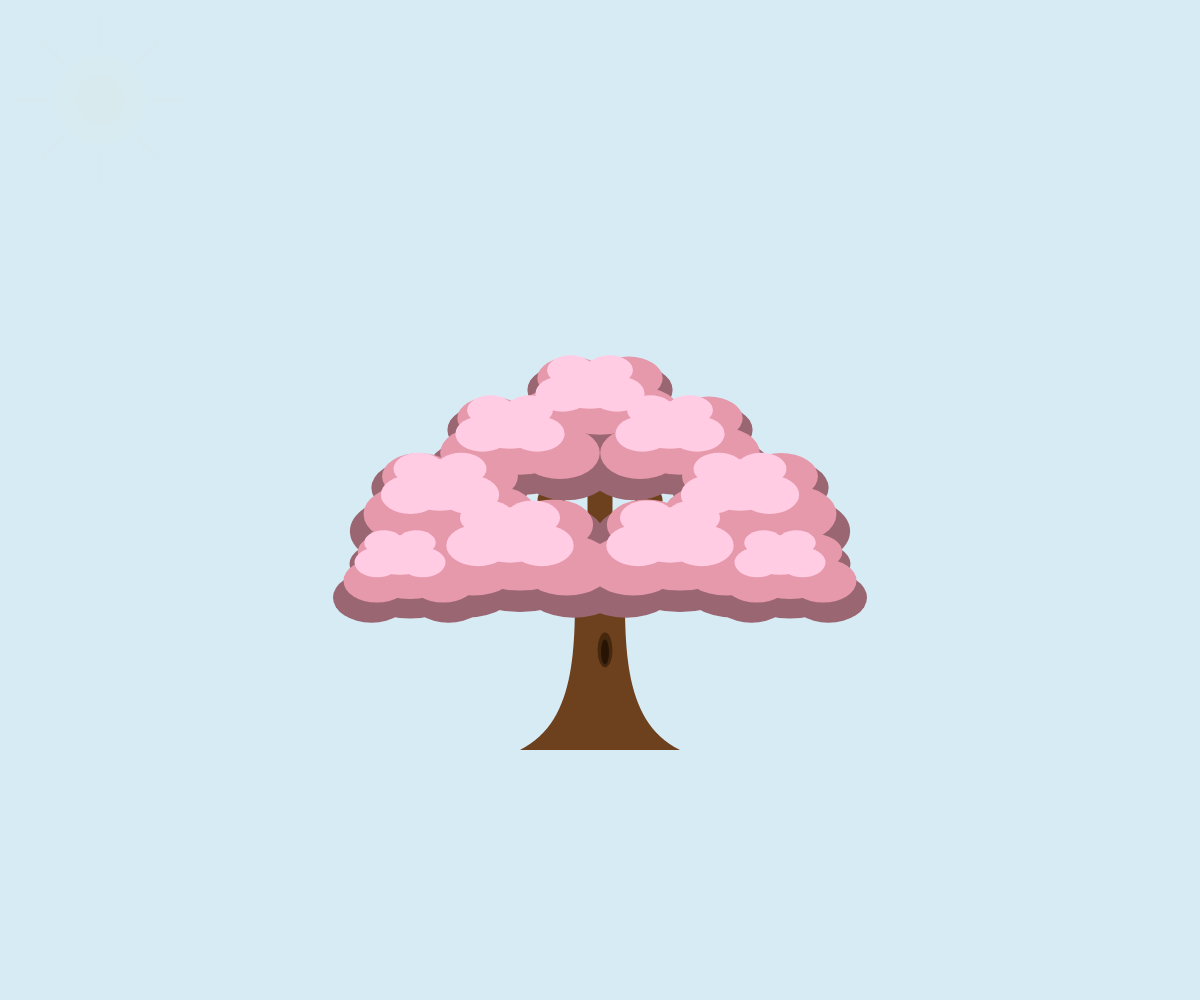
Frame 1 (no input)
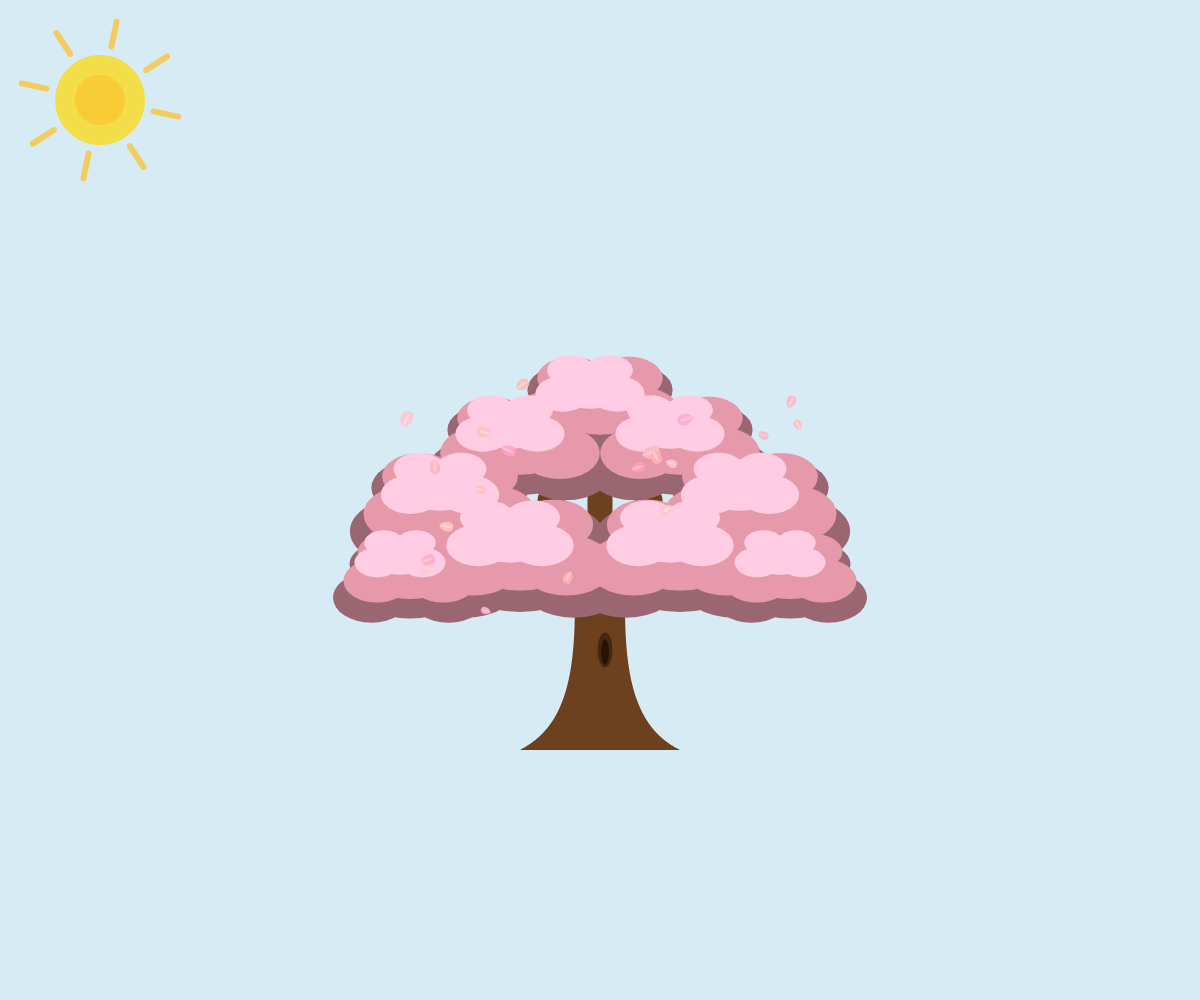
Frame 60 (no input)
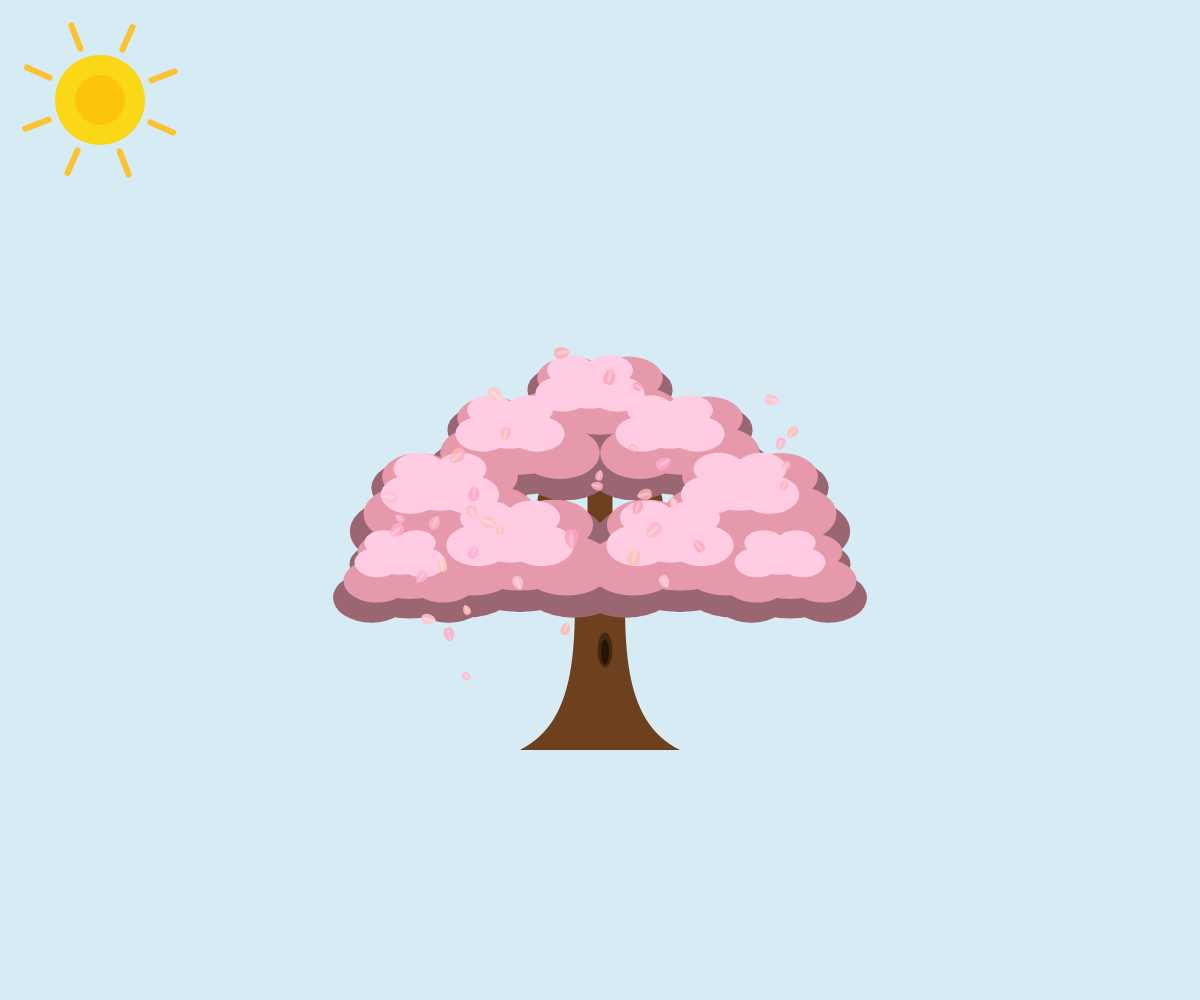
Frame 120 (the mouse pressed at the canvas centre since frame 60)

The p5.js sketch that drew these frames (run headless with seeded random() and noise() and a simulated clock; from frame 60 on, the mouse is pressed at the canvas centre):

// p5.js sketch
// ── sketch.js
//p5.js 期末作品：不可互動 四季之樹 

// === 變數宣告 ===

// 季節與計時控制系統
let season = 0;                     // 目前季節：0:春, 1:夏, 2:秋, 3:冬
let timer = 0;                      // 季節計時器
let seasonDuration = 600;           // 單一季節持續的總幀數

// 季節播放序列與防呆機制
let seasonSequence = [0, 1, 2, 3]; // 第一輪固定序列：春、夏、秋、冬
let sequenceIndex = 0;             // 目前播放到清單中的索引位置

// 色彩轉換與漸變控制
let bgColors = [];                  // 儲存四季背景顏色的陣列
let treeColors = [];                // 儲存四季樹顏色的陣列
let currentBgColor;                 // 背景顏色
let currentTreeColor;               // 樹冠顏色
let startBgColor;                   // 換季起點背景顏色
let startTreeColor;                 // 換季起點樹冠顏色

// 四季環境景物與動態粒子
let leafClusters = [];              // 大樹葉片叢數據陣列
let particles = [];                 // 飄落的天氣粒子陣列
let snowflakeGraphic;               // 雪花圖形

// 四季場景元件漸變控制
let sunOpacity = 0;                 // 春天太陽
let chimeOpacity = 0;               // 夏天風鈴
let lanternOpacity = 0;             // 秋天燈籠
let winterElementsOpacity = 0;      // 冬天雪人與聖誕樹

// 獨立生物類別動態陣列 
let butterflies = [];               // 春天蝴蝶
let fireflies = [];                 // 夏天螢火蟲
let birds = [];                     // 秋天飛鳥


// === 初始設定 ===
function setup() {
  createCanvas(windowWidth, windowHeight); // 設定為全螢幕畫布
  angleMode(DEGREES);
  noStroke();
  
  // 儲存四季背景顏色數據
  bgColors = [
    color(215, 235, 245), // 春
    color(255, 248, 205), // 夏
    color(255, 225, 190), // 秋
    color(35, 45, 75)      // 冬
  ];
  
  // 儲存四季樹冠葉片不透明度與顏色數據
  treeColors = [
    color(255, 170, 190, 255), // 春
    color(60, 160, 50, 255),   // 夏
    color(210, 70, 20, 255),   // 秋
    color(245, 250, 255, 240)  // 冬
  ];

  // 初始化當前季節的背景與大樹顏色
  currentBgColor = bgColors[season];
  currentTreeColor = treeColors[season];

  // 隨機計算並產生100個大樹葉片叢的座標與尺寸
  for(let i = 0; i < 100; i++) {
    let angle = random(360);
    let r = random(0, 120); 
    let cx = width/2 + cos(angle) * r * 1.3;
    let cy = height/2 - 80 + sin(angle) * r * 0.9;
    let cSize = random(40, 90);
    leafClusters.push({x: cx, y: cy, size: cSize});
  }

  // 冬天：六角雪花
  snowflakeGraphic = createGraphics(40, 40);
  snowflakeGraphic.angleMode(DEGREES);
  snowflakeGraphic.translate(20, 20); 
  snowflakeGraphic.stroke(255); 
  snowflakeGraphic.strokeWeight(1.5);
  snowflakeGraphic.strokeCap(ROUND);
  let s = 12; 
  for (let i = 0; i < 6; i++) {
    snowflakeGraphic.line(0, 0, 0, -s);
    snowflakeGraphic.line(0, -s*0.4, s*0.3, -s*0.7);
    snowflakeGraphic.line(0, -s*0.4, -s*0.3, -s*0.7);
    snowflakeGraphic.rotate(60);
  }
}

// 主繪圖迴圈
function draw() {
  timer++;

  // 換季：第一輪春夏秋冬 之後隨機打亂
  if (timer > seasonDuration) {
    sequenceIndex++; // 下一個季節
    
    // 當這一輪的 4 個季節都播放完畢時
    if (sequenceIndex >= 4) {
      let lastSeason = seasonSequence[3]; // 先記錄上一輪結束時的最後一個季節
      
      // 使用 p5.js 內建的 shuffle 把 [0, 1, 2, 3] 隨機打亂
      seasonSequence = shuffle([0, 1, 2, 3]);
      
      // 避免連續出現兩個一模一樣的季節
      while (seasonSequence[0] === lastSeason) {
        seasonSequence = shuffle([0, 1, 2, 3]);
      }
      
      sequenceIndex = 0; // 重置播放 開始新的一輪
    }
    
    season = seasonSequence[sequenceIndex]; // 正式切換季節
    timer = 0; // 計時器歸零

    // 記錄換季瞬間的畫面顏色，作為新季節漸變的起始顏色
    startBgColor = currentBgColor;
    startTreeColor = currentTreeColor;
  }

  // 初始安全設定：確保第一輪剛按下 Play 時有正確的起點
  if (!startBgColor) {
    startBgColor = currentBgColor;
    startTreeColor = currentTreeColor;
  }

  // 時間漸變
  let transitionFrames = 150; //淡淡暈染過去
  let amt = constrain(timer / transitionFrames, 0, 1); // 算出 0.0 到 1.0 的百分比進度
  
  currentBgColor = lerpColor(startBgColor, bgColors[season], amt);
  currentTreeColor = lerpColor(startTreeColor, treeColors[season], amt);

  background(currentBgColor);
  
//利用季節變數去控制不透明度變數
  // === 春天太陽 ===
  if (season === 0) sunOpacity = lerp(sunOpacity, 255, 0.02);
  else sunOpacity = lerp(sunOpacity, 0, 0.05);
  if (sunOpacity > 1) drawSun(sunOpacity);

  // === 夏天風鈴 ===
  if (season === 1) chimeOpacity = lerp(chimeOpacity, 255, 0.02);
  else chimeOpacity = lerp(chimeOpacity, 0, 0.05);
  if (chimeOpacity > 1) drawWindChime(chimeOpacity);

  // === 秋天燈籠 ===
  if (season === 2) lanternOpacity = lerp(lanternOpacity, 255, 0.02);
  else lanternOpacity = lerp(lanternOpacity, 0, 0.05);
  if (lanternOpacity > 1) drawLantern(lanternOpacity);

  // === 冬天雪人與聖誕樹 ===
  if (season === 3) winterElementsOpacity = lerp(winterElementsOpacity, 255, 0.02);
  else winterElementsOpacity = lerp(winterElementsOpacity, 0, 0.05);
  
  if (winterElementsOpacity > 1) {
    drawChristmasTree(winterElementsOpacity, 0.7); // 左下角聖誕樹
    drawSnowman(winterElementsOpacity, 0.7);       // 右下角雪人
  }

  // === 畫大樹 ===
  drawTree();

  // === 春天蝴蝶 ===
  if (season === 0 && timer > 200 && timer % 60 === 0 && butterflies.length < 6) {
    butterflies.push(new Butterfly());
  }
  updateArray(butterflies);

  // === 夏天螢火蟲 ===
  if (season === 1 && timer > 200 && timer % 60 === 0 && fireflies.length < 6) {
    fireflies.push(new Firefly());
  }
  updateArray(fireflies);

  // === 秋天飛鳥 ===
  if (season === 2 && timer > 150 && timer % 35 === 0 && birds.length < 6) {
    birds.push(new Bird());
  }
  updateArray(birds);
  
  // === 產生四季天氣粒子 ===
  if (frameCount % 3 === 0) particles.push(new Particle(season));
  updateArray(particles);
}

// 陣列記憶體管理：清除死掉的物件
function updateArray(arr) {
  for (let i = arr.length - 1; i >= 0; i--) { //倒序迴圈
    let obj = arr[i];
    obj.update(season);
    obj.display();
    if (obj.isDead()) arr.splice(i, 1);
  }
}

// === 春天太陽 ===
function drawSun(alpha) {
  push();//開啟一個獨立的虛擬圖層
  translate(100, 100); 
  rotate(frameCount * 0.2); 

  //8 道太陽光芒
  stroke(255, 190, 30, alpha); 
  strokeWeight(6);
  strokeCap(ROUND); 
  
  for (let i = 0; i < 8; i++) {
    push();
    rotate(i * 45); 
    line(55, 0, 80, 0); 
    pop();
  }
  //太陽的雙心主體
  noStroke();
  fill(255, 215, 0, alpha); 
  circle(0, 0, 90);
  fill(255, 160, 0, alpha * 0.4); 
  circle(0, 0, 50);
  pop();
}

// === 夏天風鈴 ===
function drawWindChime(alpha) {
  push();
  translate(120, 0); 

  // 使用正弦函數計算風鈴隨時間左右擺動的動態角度
  let mainSwing = sin(frameCount * 2) * 8; 
  rotate(mainSwing);
  
  // 風鈴最上方的懸掛吊線
  stroke(20, alpha); 
  strokeWeight(2);
  line(0, 0, 0, 80);

  // 風鈴的半透明湖水藍玻璃罩主體
  fill(135, 206, 235, alpha * 0.9); 
  stroke(20, alpha); 
  strokeWeight(2.5);
  arc(0, 80, 70, 70, 180, 360, CHORD);

  // 玻璃罩上的白色反光幾何弧線線條
  noFill();
  stroke(255, alpha * 0.95);
  strokeWeight(3);
  strokeCap(ROUND);
  arc(0, 80, 50, 50, 280, 340); 
  strokeWeight(4);
  point(20, 65); 

  push();
  translate(0, 80); 

  // 連接內部風鈴撞針與下方短冊紙片的中央吊線
  stroke(20, alpha);
  strokeWeight(2);
  line(0, 0, 0, 20);

  // 繪製下方長方形短冊紙片的淺色實心底盤
  fill(250, 250, 245, alpha);
  stroke(20, alpha);
  strokeWeight(2.5);
  rect(-15, 20, 30, 75, 2); 

  // 使用自訂頂點圖形渲染短冊紙片下半部的藍色波浪狀漸層塊
  noStroke();
  fill(135, 206, 235, alpha); 
  beginShape();
  vertex(-14, 75);
  bezierVertex(-5, 70, 5, 80, 14, 75); 
  vertex(14, 94); 
  vertex(-14, 94); 
  endShape(CLOSE);

  // 為紙片內部的藍色波浪加上一條細緻的白色幾何分界線
  noFill();
  stroke(255, alpha);
  strokeWeight(2);
  beginShape();
  vertex(-14, 72);
  bezierVertex(-5, 67, 5, 77, 14, 72);
  endShape();

  // 重新疊加短冊紙片的外框線以確保圖層覆蓋正確
  noFill();
  stroke(20, alpha);
  strokeWeight(2.5);
  rect(-15, 20, 30, 75, 2);

  pop();
  pop();
}



// 秋天燈籠
function drawLantern(alpha) {
  push();
  translate(120, 0); 
  let swing = sin(frameCount * 2) * 5; 
  rotate(swing);

  // 繪製燈籠頂部的懸掛吊線
  stroke(20, alpha); 
  strokeWeight(2);
  line(0, 0, 0, 30);
  translate(0, 30);

  // 繪製燈籠背景的光暈效果
  noStroke();
  fill(255, 150, 50, alpha * 0.3); 
  circle(0, 35, 100);

  // 繪製燈籠紅色的實心橢圓主體
  fill(220, 60, 40, alpha * 0.95);
  stroke(20, alpha);
  strokeWeight(2);
  ellipse(0, 35, 60, 70);

  // 繪製燈籠主體內部的骨架弧線與中心不透明縱線
  noFill();
  stroke(180, 40, 20, alpha);
  strokeWeight(1.5);
  arc(0, 35, 25, 70, -90, 90);
  arc(0, 35, 25, 70, 90, 270);
  line(0, 0, 0, 70);

  // 繪製燈籠上緣與下緣的黑色蓋帽結構
  fill(40, alpha);
  noStroke();
  rect(-15, -3, 30, 6, 2); 
  rect(-15, 67, 30, 6, 2); 

  // 繪製燈籠底部的紅色裝飾流蘇線條
  stroke(220, 60, 40, alpha);
  strokeWeight(2);
  line(0, 73, 0, 95);
  line(-4, 73, -6, 92);
  line(4, 73, 6, 92);
  pop();
}

// 冬天聖誕樹
function drawChristmasTree(alpha, sizeScale) {
  push();
  translate(width * 0.2, height * 0.95); 
  scale(sizeScale);
  
  // 繪製聖誕樹木質樹幹
  fill(101, 67, 33, alpha); 
  rect(-15, -40, 30, 40);

  // 使用三個三角形疊加繪製出針葉樹冠層次
  fill(34, 139, 34, alpha); 
  triangle(-60, -40, 60, -40, 0, -110);
  triangle(-50, -80, 50, -80, 0, -140);
  triangle(-40, -110, 40, -110, 0, -160);

  // 繪製樹頂旋轉的金色五角星
  fill(255, 215, 0, alpha); 
  push();
  translate(0, -165);
  rotate(frameCount); 
  star(0, 0, 8, 16, 5); 
  pop();

  // 定義聖誕裝飾燈的色彩序列
  let colors = [
    color(255, 0, 0, alpha), 
    color(0, 0, 255, alpha), 
    color(255, 255, 0, alpha), 
    color(255, 105, 180, alpha) 
  ];
  
  // 聖誕裝飾燈的相對座標分佈數據
  let lightPos = [
    {x: -20, y: -50}, {x: 20, y: -60}, {x: 0, y: -90},
    {x: -30, y: -70}, {x: 30, y: -80}, {x: 10, y: -120},
    {x: -15, y: -130}
  ];

  // 透過正弦函數與映射機制實現裝飾燈的動態閃爍效果
  for (let i = 0; i < lightPos.length; i++) {
    let blink = map(sin(frameCount * 5 + i * 20), -1, 1, 100, 255);
    let c = colors[i % colors.length];
    c.setAlpha(blink * (alpha / 255)); 
    fill(c);
    circle(lightPos[i].x, lightPos[i].y, 10);
  }

  pop();
}

// 幾何星形繪製工具函式
function star(x, y, radius1, radius2, npoints) {
  let angle = 360 / npoints;
  let halfAngle = angle / 2.0;
  beginShape();
  for (let a = 0; a < 360; a += angle) {
    let sx = x + cos(a) * radius2;
    let sy = y + sin(a) * radius2;
    vertex(sx, sy);
    sx = x + cos(a + halfAngle) * radius1;
    sy = y + sin(a + halfAngle) * radius1;
    vertex(sx, sy);
  }
  endShape(CLOSE);
}

// 冬天雪人
function drawSnowman(alpha, sizeScale) {
  push();
  translate(width * 0.8, height * 0.95); 
  scale(sizeScale);
  noStroke();

  // 繪製雪人底部的半透明環境陰影
  fill(0, 0, 0, alpha * 0.2);
  ellipse(0, 10, 90, 20);

  // 使用三個圓形垂直疊加繪製出雪人的下身、中身與頭部
  fill(255, 255, 255, alpha);
  circle(0, -30, 80); 
  circle(0, -80, 60); 
  circle(0, -125, 45); 

  // 繪製眼睛細節
  fill(0, alpha);
  circle(-10, -130, 6);
  circle(10, -130, 6);

  // 繪製橘色三角形胡蘿蔔鼻子
  fill(255, 165, 0, alpha);
  triangle(0, -125, 0, -118, 20, -120);

  // 繪製衣服鈕扣細節
  fill(0, alpha);
  circle(0, -90, 6);
  circle(0, -75, 6);
  circle(0, -60, 6);

  // 繪製雪人的深色高帽與紅色緞帶裝飾
  fill(40, alpha);
  rect(-25, -150, 50, 5); 
  rect(-15, -180, 30, 30); 
  fill(220, 20, 60, alpha); 
  rect(-15, -155, 30, 5);

  // 繪製木枝樹幹造型的雙手線條
  stroke(101, 67, 33, alpha);
  strokeWeight(3);
  line(-25, -80, -50, -100); 
  line(-40, -92, -45, -80);  
  
  line(25, -80, 50, -100);  
  line(40, -92, 45, -80);   
  noStroke();

  pop();
}

// 大樹與樹冠
function drawTree() {
  push();
  translate(width / 2, height / 2 + 100); 

  let trunkColor = color(110, 65, 30); 
  stroke(trunkColor);
  strokeJoin(ROUND);
  strokeCap(ROUND);
  
  // 繪製主幹分叉與上方次級枝幹的骨架粗線條
  strokeWeight(25);
  line(0, -20, -50, -100);
  line(0, -20, 50, -100);
  line(0, -30, 0, -130);
  
  strokeWeight(12);
  line(-30, -70, -110, -100);
  line(-40, -90, -70, -150);
  line(30, -70, 110, -100);
  line(40, -90, 70, -150);

  // 貝茲曲線繪製向下延伸的厚實樹根與大樹主幹基底
  noStroke();
  fill(trunkColor);
  beginShape();
  vertex(-80, 150);
  bezierVertex(-20, 120, -25, 40, -25, -40);
  vertex(25, -40);
  bezierVertex(25, 40, 20, 120, 80, 150);
  endShape(CLOSE);

  // 樹洞
  fill(70, 40, 15);
  ellipse(5, 50, 15, 35);
  fill(40, 20, 5);
  ellipse(5, 52, 8, 25);

  // 當前樹冠季節色彩的 RGB 數據
  let r = red(currentTreeColor);
  let g = green(currentTreeColor);
  let b = blue(currentTreeColor);
  let a = alpha(currentTreeColor);

  // 動態展縮機制：根據色彩藍色通道數值計算樹冠在不同季節的垂直扁平率
  noStroke();
  let dynamicFlatten = map(b, 50, 255, 1.0, 0.65, true); 

  // 分三層（暗調背景層、中間調主體層、高光前景層）疊加渲染大樹樹冠葉片群
  fill(r * 0.6, g * 0.6, b * 0.6, a);
  drawLeafClusters(1.1, 15, 0, dynamicFlatten); 
  fill(r * 0.9, g * 0.9, b * 0.9, a);
  drawLeafClusters(0.95, 0, 0, dynamicFlatten);
  fill(r * 1.2, g * 1.2, b * 1.2, a);
  drawLeafClusters(0.65, -15, -10, dynamicFlatten);

  pop();
}

// 樹冠葉片群組批量渲染工具函式
function drawLeafClusters(scaleFactor, offsetY, offsetX, flattenY) {
  // 定義 9 個核心葉片叢群組的相對分佈位置與基準半徑數據
  let clumps = [
    {x: 0, y: -200, r: 120}, {x: -80, y: -160, r: 120}, {x: 80, y: -160, r: 120},
    {x: -150, y: -100, r: 130}, {x: 150, y: -100, r: 130}, {x: -190, y: -30, r: 100},
    {x: 190, y: -30, r: 100}, {x: -80, y: -50, r: 140}, {x: 80, y: -50, r: 140}
  ];

  // 迭代繪製每個葉片叢，並套用動態縮放與扁平率幾何轉換
  for (let c of clumps) {
    let cx = c.x + offsetX;
    let cy = c.y + offsetY;
    let cr = c.r * scaleFactor;
    
    push();
    translate(cx, cy);
    scale(1.0, flattenY); 
    
    ellipse(0, 0, cr, cr * 0.8);
    ellipse(-cr * 0.35, cr * 0.15, cr * 0.7, cr * 0.6);
    ellipse(cr * 0.35, cr * 0.15, cr * 0.7, cr * 0.6);
    ellipse(-cr * 0.25, -cr * 0.25, cr * 0.6, cr * 0.5);
    ellipse(cr * 0.25, -cr * 0.25, cr * 0.6, cr * 0.5);
    pop();
  }
}

// 當瀏覽器視窗大小改變時，自動調整畫布尺寸
function windowResized() {
  resizeCanvas(windowWidth, windowHeight);
}

// 春天：櫻花瓣 / 夏天：綠葉 / 秋天：紅楓葉 / 冬天：六角雪花 
// 粒子類別 
class Particle {
  constructor(currentSeason) {
    this.season = currentSeason;
    this.x = random(width/2 - 200, width/2 + 200);
    this.y = random(height/2 - 150, height/2 + 50);
    this.size = random(4, 9);
    this.angle = random(360);
    this.noiseOffset = random(1000); 
    
    if (this.season === 0) { // 春天：櫻花瓣
      this.color = color(255, random(160, 200), random(180, 210));
      this.opacity = 220; 
      this.speedY = random(0.6, 1.4);
      this.rotSpeed = random(-1.5, 1.5);
    } else if (this.season === 1) { // 夏天：綠葉
      this.color = color(100, 220, 50); 
      this.opacity = 255;
      this.speedY = random(0.6, 1.4);  
      this.rotSpeed = random(-1.2, 1.2);
      this.size = random(3, 6);      
    } else if (this.season === 2) { // 秋天：紅楓葉
      this.color = color(random(180, 255), random(50, 140), 20);
      this.opacity = 220;
      this.speedY = random(0.8, 1.8);
      this.rotSpeed = random(-2.0, 2.0); 
    } else if (this.season === 3) { // 冬天：六角雪花
      this.color = color(240, 250, 255);
      this.opacity = random(150, 255);
      this.speedY = random(0.3, 0.7); 
      this.rotSpeed = random(-0.6, 0.6);  
      this.size = random(4, 9);
    }
  }

update() {
    this.y += this.speedY;// 粒子依據垂直速度向下移動
    
    // 利用柏林雜訊與映射機制計算出隨機且平滑的水平風向力數據
    let wind = map(noise(this.noiseOffset + frameCount * 0.01), 0, 1, -1.0, 1.0);
    this.x += wind;
    this.angle += this.rotSpeed;// 粒子依據自轉速度旋轉角度
    
    // 若當前季節已切換，則非當季的殘留粒子開始遞減不透明度至淡出
    if (this.season !== season) this.opacity -= 4; 
  }

  display() {
    // 若粒子已完全透明則直接中斷渲染以優化效能
    if (this.opacity <= 0) return; 

    push();
    // 執行空間轉換，將原點移至粒子當前座標並套用旋轉角度
    translate(this.x, this.y);
    rotate(this.angle);
    noStroke();
    
    // 提取粒子顏色特徵並融合當前不透明度數據
    let r = red(this.color);
    let g = green(this.color);
    let b = blue(this.color);
    let finalColor = color(r, g, b, this.opacity);
    
    if (this.season === 0) {
      // 春天：繪製雙層櫻花瓣幾何圖形
      fill(finalColor);
      let w = this.size * 1.2;
      let h = this.size * 2.5;
      beginShape();
      vertex(0, h/2);
      bezierVertex(-w, h/4, -w*0.8, -h/2, 0, -h/2 * 0.8);
      bezierVertex(w*0.8, -h/2, w, h/4, 0, h/2);
      endShape(CLOSE);
      
      // 繪製花瓣中央的白色高光層次
      let highlightAlpha = map(this.opacity, 0, 255, 0, 90);
      fill(255, 255, 255, highlightAlpha);
      beginShape();
      vertex(0, h/2);
      bezierVertex(-w*0.3, h/4, -w*0.2, -h/4, 0, -h/2 * 0.6);
      bezierVertex(w*0.2, -h/4, w*0.3, h/4, 0, h/2);
      endShape(CLOSE);
    } else if (this.season === 1) {
      // 夏天：利用貝茲曲線組合繪製小綠葉對生葉片
      let s = this.size * 0.05; 
      scale(s);
      let lightGreen = color(140, 220, 30, this.opacity);
      let darkGreen = color(50, 150, 20, this.opacity);

      push(); 
      rotate(-15); 
      fill(lightGreen); 
      beginShape(); 
      vertex(0, 0); 
      bezierVertex(-25, -15, -30, -40, 0, -60); 
      vertex(0, 0); 
      endShape(CLOSE); 
      fill(darkGreen); 
      beginShape(); 
      vertex(0, 0); 
      bezierVertex(20, -15, 20, -40, 0, -60); 
      vertex(0, 0); 
      endShape(CLOSE); 
      pop();
      
      push(); 
      translate(5, -5); 
      rotate(35); 
      scale(0.75); 
      fill(lightGreen); 
      beginShape(); 
      vertex(0, 0); 
      bezierVertex(-25, -15, -30, -40, 0, -60); 
      vertex(0, 0); 
      endShape(CLOSE); 
      fill(darkGreen); 
      beginShape(); 
      vertex(0, 0); 
      bezierVertex(20, -15, 20, -40, 0, -60); 
      vertex(0, 0); 
      endShape(CLOSE); 
      pop();
    } else if (this.season === 2) {
      // 秋天：利用多頂點幾何連續線段繪製紅楓葉外型
      fill(finalColor);
      let s = this.size * 1.3; 
      beginShape(); 
      vertex(0, -s); 
      vertex(s*0.2, -s*0.3); 
      vertex(s*0.8, -s*0.6); 
      vertex(s*0.4, -s*0.1); 
      vertex(s*0.7, s*0.4); 
      vertex(s*0.15, s*0.3); 
      vertex(s*0.05, s*0.8); 
      vertex(-s*0.05, s*0.8); 
      vertex(-s*0.15, s*0.3); 
      vertex(-s*0.7, s*0.4); 
      vertex(-s*0.4, -s*0.1); 
      vertex(-s*0.8, -s*0.6); 
      vertex(-s*0.2, -s*0.3); 
      endShape(CLOSE);
    } else if (this.season === 3) {
      // 冬天：調用畫布快取印章，渲染六角雪花圖形
      imageMode(CENTER);
      drawingContext.globalAlpha = this.opacity / 255.0; 
      image(snowflakeGraphic, 0, 0, this.size * 3, this.size * 3);
      drawingContext.globalAlpha = 1.0; 
    }
    pop();
  }

  isDead() {
    // 判定條件一：若粒子已完全透明則判定死亡
    if (this.opacity <= 0) return true; 
    
    // 判定條件二：若粒子垂直高度已超出畫布下緣則判定死亡
    return this.y > height + 20; 
  }
}

// 春天：蝴蝶類別
class Butterfly {
  constructor() {
    // 隨機初始化蝴蝶的出生座標
    this.x = random(50, width - 50);
    this.y = random(height * 0.1, height * 0.8);
    
    // 初始化柏林雜訊的時間軸偏移量，用來計算隨機飛行軌跡
    this.noiseOffsetX = random(1000);
    this.noiseOffsetY = random(2000);
    this.size = random(6, 10); 
    
    // 定義多組雙色調調色盤數據，供蝴蝶隨機抽選
    let palettes = [
      { top: color(255, 127, 80), bot: color(255, 69, 0) }, 
      { top: color(255, 235, 59), bot: color(255, 193, 7) }, 
      { top: color(135, 206, 250), bot: color(65, 105, 225) }, 
      { top: color(200, 162, 200), bot: color(255, 105, 180) }, 
      { top: color(152, 251, 152), bot: color(72, 209, 204) }, 
      { top: color(192, 192, 192), bot: color(105, 105, 105) } 
    ];
    let choice = random(palettes);
    this.colorTop = choice.top;
    this.colorBot = choice.bot;
    this.opacity = 0; 
  }

  update(currentSeason) {
    // 利用柏林雜訊與映射機制，計算出平滑的水平與垂直位移量
    let moveX = map(noise(this.noiseOffsetX + frameCount * 0.01), 0, 1, -2, 2);
    let moveY = map(noise(this.noiseOffsetY + frameCount * 0.01), 0, 1, -1, 1);

    // 邊界回彈機制：當蝴蝶接近畫布邊緣時，施加反向推力防止移出畫面
    let margin = 40;
    if (this.x < margin) moveX += map(this.x, margin, 0, 0, 3);
    if (this.x > width - margin) moveX -= map(this.x, width - margin, width, 0, 3);
    if (this.y < margin) moveY += map(this.y, margin, 0, 0, 2);
    if (this.y > height - margin) moveY -= map(this.y, height - margin, height, 0, 2);

    // 更新位置座標
    this.x += moveX;
    this.y += moveY;

    // 將座標強制限縮在畫布安全範圍之內
    this.x = constrain(this.x, 5, width - 5);
    this.y = constrain(this.y, 5, height - 5);

    // 依據季節狀態控制蝴蝶的不透明度（春季淡入，非春季快速淡出）
    if (currentSeason === 0) {
      if (this.opacity < 200) this.opacity += 5; 
    } else {
      this.opacity -= 10;
    }
  }

  display() {
    // 若不透明度歸零則中斷渲染以優化程式效能
    if (this.opacity <= 0) return;

    push();
    // 移動原點至蝴蝶座標，並利用正弦函數產生微幅的身軀搖擺動態
    translate(this.x, this.y);
    rotate(sin(frameCount * 2) * 10);
    
    // 繪製蝴蝶的觸角與頭部線條
    stroke(80, 50, 20, this.opacity); 
    strokeWeight(1.5);
    noFill();
    line(0, -this.size * 0.5, -this.size * 0.4, -this.size * 1.2);
    fill(80, 50, 20, this.opacity);
    ellipse(-this.size * 0.4, -this.size * 1.2, this.size * 0.2); 
    line(0, -this.size * 0.5, this.size * 0.4, -this.size * 1.2);
    ellipse(this.size * 0.4, -this.size * 1.2, this.size * 0.2);
    noStroke();
    
    // 利用正弦函數與縮放矩陣，實現翅膀拍打的視覺特效
    let flap = sin(frameCount * 15); 
    push();
    scale(flap, 1); 
    
    // 繪製上層翅膀主體
    fill(red(this.colorTop), green(this.colorTop), blue(this.colorTop), this.opacity);
    push(); translate(-this.size * 0.2, 0); rotate(-30); ellipse(-this.size * 0.8, -this.size * 0.5, this.size * 2.2, this.size * 2.5); pop();
    push(); translate(this.size * 0.2, 0); rotate(30); ellipse(this.size * 0.8, -this.size * 0.5, this.size * 2.2, this.size * 2.5); pop();
    
    // 繪製下層翅膀主體
    fill(red(this.colorBot), green(this.colorBot), blue(this.colorBot), this.opacity);
    push(); translate(-this.size * 0.1, 0); rotate(-10); ellipse(-this.size * 0.6, this.size * 0.6, this.size * 1.4, this.size * 1.6); pop();
    push(); translate(this.size * 0.1, 0); rotate(10); ellipse(this.size * 0.6, this.size * 0.6, this.size * 1.4, this.size * 1.6); pop();
    pop(); 
    
    // 繪製蝴蝶中央的深色複層身體結構
    fill(90, 60, 30, this.opacity);
    ellipse(0, 0, this.size * 0.4, this.size * 1.8);
    pop();
  }

  // 判定生命狀態，當淡出完成且非春季時銷毀物件
  isDead() { return this.opacity <= 0 && season !== 0; }
}

// 夏天：螢火蟲類別
class Firefly {
  constructor() {
    // 隨機空間初始化：將螢火蟲分佈於畫布中下方的夜空範圍
    this.x = random(50, width - 50);
    this.y = random(height * 0.4, height * 0.9); 
    
    // 初始化柏林雜訊參數，建立平滑非線性的動態飄移偏移量
    this.noiseOffsetX = random(3000);
    this.noiseOffsetY = random(4000);
    this.size = random(6, 9); 
    this.opacity = 0; 
  }

  update(currentSeason) {
    // 調用時序柏林雜訊與映射運算，計算出多維度的隨機平滑位移速度
    let moveX = map(noise(this.noiseOffsetX + frameCount * 0.005), 0, 1, -1.5, 1.5);
    let moveY = map(noise(this.noiseOffsetY + frameCount * 0.005), 0, 1, -1, 1);

    // 四周彈性邊界防禦：當物件逼近畫布邊緣時，產生漸進的反向修正推力
    let margin = 40;
    if (this.x < margin) moveX += map(this.x, margin, 0, 0, 2.5);
    if (this.x > width - margin) moveX -= map(this.x, width - margin, width, 0, 2.5);
    if (this.y < margin) moveY += map(this.y, margin, 0, 0, 2);
    if (this.y > height - margin) moveY -= map(this.y, height - margin, height, 0, 2);

    // 位移累加更新位置
    this.x += moveX;
    this.y += moveY;

    // 極限位置約束：將二維座標完全限定在畫布的安全可見範圍內
    this.x = constrain(this.x, 5, width - 5);
    this.y = constrain(this.y, 5, height - 5);

    // 依據季節狀態控制螢火蟲的不透明度（夏季淡入，非夏季快速淡出）
    if (currentSeason === 1) {
      if (this.opacity < 255) this.opacity += 5; 
    } else {
      this.opacity -= 10;
    }
  }

  display() {
    // 若物件不透明度歸零則中斷渲染流程以優化圖形效能
    if (this.opacity <= 0) return;

    push();
    // 轉移座標原點至當前幾何中心，並套用由正弦函數產生的身體懸停微幅擺動角度
    translate(this.x, this.y);
    rotate(sin(frameCount * 3) * 15);

    // 發光動態計算：利用正弦函數與不透明度約束疊加出週期性的腹部尾燈閃爍
    let glowAlpha = map(sin(frameCount * 8), -1, 1, 50, 180); 
    let finalGlow = min(glowAlpha, this.opacity); 
    
    noStroke();
    // 繪製外層發光暈塊
    fill(255, 255, 50, finalGlow * 0.4);
    circle(0, this.size * 1.5, this.size * 4);
    
    // 繪製內層核心高亮發光點
    fill(255, 220, 50, this.opacity);
    circle(0, this.size * 1.2, this.size * 1.8);

    // 繪製螢火蟲頭部觸角
    stroke(80, 40, 10, this.opacity);
    strokeWeight(1.5);
    line(-this.size * 0.2, -this.size * 1.2, -this.size * 0.4, -this.size * 1.8);
    line(this.size * 0.2, -this.size * 1.2, this.size * 0.4, -this.size * 1.8);

    noStroke();
    // 繪製頭部幾何色塊
    fill(120, 60, 20, this.opacity);
    circle(0, -this.size * 0.8, this.size * 1.2);
    
    // 繪製胸腔主體結構
    fill(150, 75, 25, this.opacity);
    ellipse(0, 0, this.size * 1.4, this.size * 1.8);
    
    // 繪製前翅硬殼幾何造型
    fill(230, 120, 20, this.opacity);
    beginShape(); 
    vertex(-this.size * 0.65, 0); 
    vertex(this.size * 0.65, 0); 
    vertex(this.size * 0.4, this.size * 0.8); 
    vertex(-this.size * 0.4, this.size * 0.8); 
    endShape(CLOSE);

    // 翅膀拍動幾何：使用高頻正弦函數與角度映射建立半透明雙翅擺動動畫
    let flapAngle = map(sin(frameCount * 25), -1, 1, 15, 60); 
    fill(173, 216, 230, this.opacity * 0.7); 
    push(); translate(-this.size * 0.3, -this.size * 0.2); rotate(-flapAngle); ellipse(-this.size, 0, this.size * 2.5, this.size * 1.8); pop();
    push(); translate(this.size * 0.3, -this.size * 0.2); rotate(flapAngle); ellipse(this.size, 0, this.size * 2.5, this.size * 1.8); pop();
    
    pop();
  }

  // 生命死角判定：當不透明度歸零且已結束夏季時，安全移除該物件數據
  isDead() { return this.opacity <= 0 && season !== 1; }
}

// 秋天:飛鳥類別
class Bird {
  constructor() {
    // 隨機初始化飛鳥在畫布中上空範圍的出生座標
    this.x = random(width * 0.2, width - 50); 
    this.y = random(50, height * 0.6); 
    this.noiseOffsetX = random(1000); 
    this.size = random(3.0, 5.0); 
    this.op = 0; 
    
    // 隨機決定飛鳥的初始水平飛行方向（1為向右，-1為向左）
    this.dir = random() > 0.5 ? 1 : -1; 
    
    // 設定飛鳥的水平滑翔飛行速度與微幅垂直初速度
    this.speedX = random(0.6, 2.0) * this.dir; 
    this.speedY = random(-0.2, 0.2); 
  }
  
  update(currentSeason) {
    // 疊加位移量更新二維位置座標
    this.x += this.speedX;
    this.y += this.speedY;
    
    // 利用正弦函數與時間軸相位差，計算出空氣浮力波盪的垂直微幅波動
    this.y += sin(frameCount * 3 + this.noiseOffsetX) * 0.3;

    // 視窗邊界回彈機制：當飛鳥觸及二維邊緣邊界時，水平方向或垂直方向反轉
    let margin = 30;
    if (this.x < margin || this.x > width - margin) {
      this.speedX *= -1; 
      this.dir *= -1;    
    }
    if (this.y < margin || this.y > height - margin) {
      this.speedY *= -1; 
    }

    // 將飛鳥座標強制限縮在畫布安全可見範圍內
    this.x = constrain(this.x, 15, width - 15);
    this.y = constrain(this.y, 15, height - 15);

    // 依據季節狀態控制飛鳥的不透明度（秋季淡入，非秋季快速淡出）
    if (currentSeason === 2) {
      if (this.op < 255) this.op += 5;
    } else {
      this.op -= 10;
    }
  }
  
  display() {
    // 若不透明度歸零則直接中斷渲染以優化效能
    if (this.op <= 0) return;
    
    push();
    // 轉移座標原點至飛鳥位置，並加上微幅波浪狀起伏動態
    translate(this.x, this.y);
    translate(0, sin(frameCount * 2 + this.noiseOffsetX) * 4);
    
    // 依據飛行方向與基準尺寸，套用矩陣縮放以實現圖形左右鏡像翻轉
    scale(-this.dir * this.size * 0.07, this.size * 0.07); 
    noStroke();
    // 鳥的顏色
    let softOp = this.op * 0.8; 
    let colorBody   = color(255, 250, 200, softOp); // 淡鵝黃 
    let colorBelly  = color(255, 230, 160, softOp); // 米黃 
    let colorCheek  = color(255, 200, 180, softOp); // 粉橘腮紅
    
    let colorWing   = color(240, 220, 150, this.op); // 黃色翅膀
    let colorAccent = color(255, 240, 200, this.op); // 米白裝飾線
    let colorDark   = color(140, 100, 60, this.op);  // 咖啡色細節

    // 1. 腳爪 
    stroke(colorDark);
    strokeWeight(1.8);
    strokeCap(ROUND);
    noFill();
    line(10, 45, 0, 70);
    line(0, 70, -10, 80);
    line(0, 70, 0, 85);
    line(0, 70, 10, 80);
    line(35, 38, 25, 60);
    line(25, 60, 15, 70);
    line(25, 60, 25, 75);
    line(25, 60, 35, 70);
    noStroke();

    // 2. 身體主體 
    fill(colorBody);
    beginShape();
    vertex(-40, -10); 
    bezierVertex(-40, -50, -10, -60, 10, -50); 
    bezierVertex(45, -40, 65, -20, 85, 10);    
    bezierVertex(95, 30, 80, 50, 60, 40);      
    bezierVertex(20, 65, -20, 50, -40, 20);    
    bezierVertex(-50, 10, -45, -5, -40, -10);  
    endShape(CLOSE);

    // 3. 腹部
    fill(colorBelly);
    beginShape();
    vertex(-37, 23); 
    bezierVertex(-15, 15, 5, 20, 22, 47); 
    bezierVertex(5, 60, -20, 45, -37, 23); 
    endShape(CLOSE);

    // 4. 尾巴裝飾線 
    stroke(colorAccent);
    strokeWeight(1.8);
    strokeCap(ROUND);
    line(55, 10, 75, 5);
    line(52, 22, 70, 17);
    noStroke();

    // 5. 喙 
    fill(colorDark);
    beginShape();
    vertex(-38, -12);
    vertex(-50, -8);
    vertex(-38, -4);
    endShape(CLOSE);

    // 6. 眼睛與腮紅 
    fill(colorDark);
    ellipse(-20, -18, 8, 12); 

    fill(colorCheek);
    ellipse(-22, -2, 16, 12); 

    //7. 翅膀
    push();
    translate(10, -10); 
    rotate(sin(frameCount * 8) * 12); 
    
    fill(colorWing);
    beginShape();
    vertex(0, 0); 
    bezierVertex(20, -55, 60, -65, 65, -15); 
    bezierVertex(50, 15, 20, 10, 0, 0);      
    endShape(CLOSE);

    noFill();
    stroke(colorAccent);
    strokeWeight(1.5);
    strokeCap(ROUND);
    
    // 三條柔和波浪線
    beginShape();
    vertex(25, -35);
    quadraticVertex(30, -30, 35, -35);
    quadraticVertex(40, -30, 45, -35);
    quadraticVertex(50, -30, 55, -35);
    endShape();
    beginShape();
    vertex(20, -20);
    quadraticVertex(25, -15, 30, -20);
    quadraticVertex(35, -15, 40, -20);
    quadraticVertex(45, -15, 50, -20);
    endShape();
    beginShape();
    vertex(15, -5);
    quadraticVertex(20, 0, 25, -5);
    quadraticVertex(30, 0, 35, -5);
    endShape();

    pop(); 
    pop(); 
  }
  
  isDead() {
    return this.op <= 0 && season !== 2; 
  }
}
